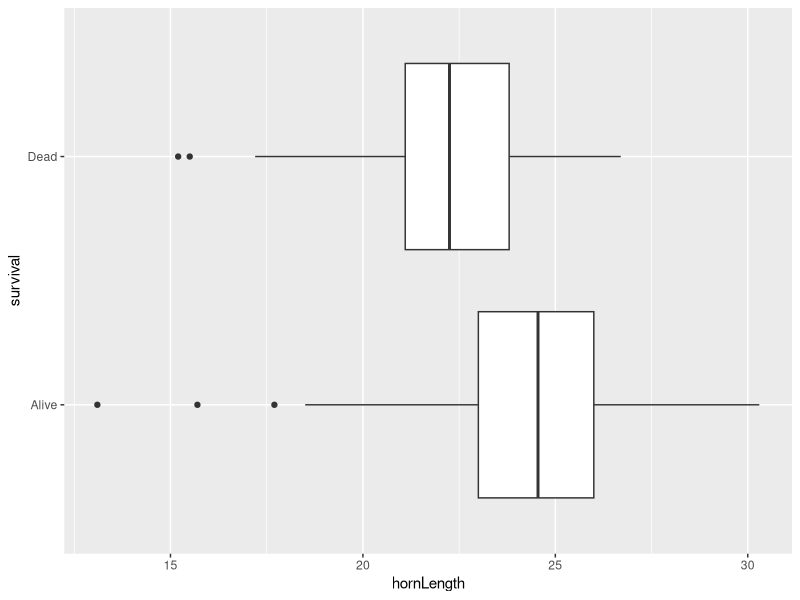
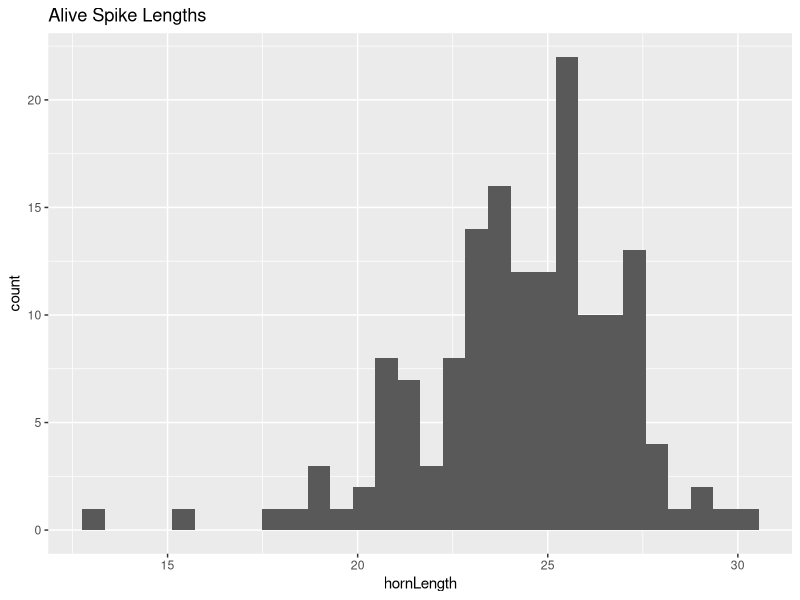
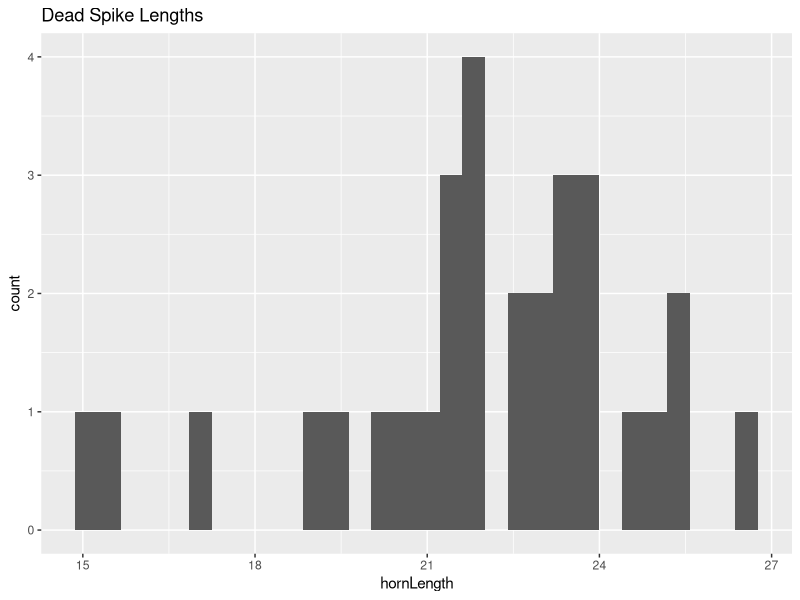
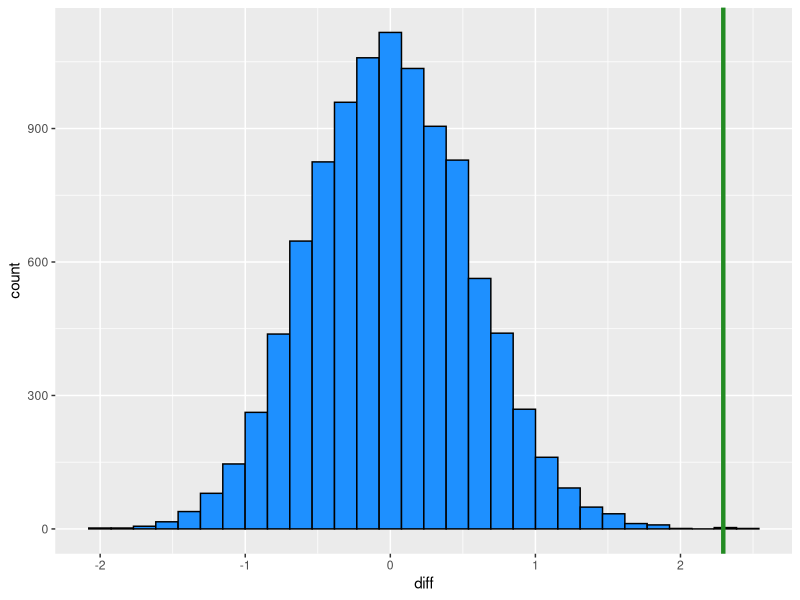
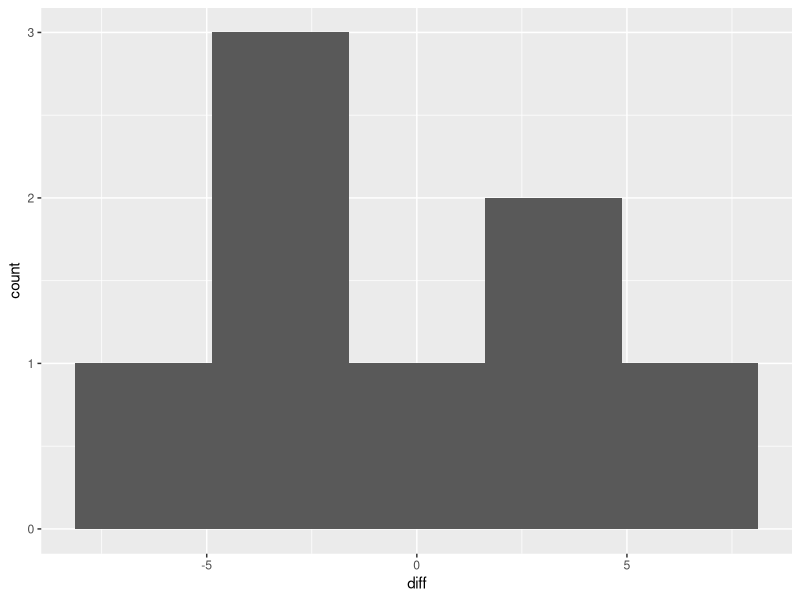

Here is the R script that generated these plots, in order:
## ---- chunk 1
knitr::opts_chunk$set(echo = TRUE, error = TRUE)
## ---- chunk 2
library(tidyverse)
## ---- chunk 3
lizards <- read_tsv("../../data/lizards.tsv")
## ---- chunk 4
ggplot(lizards, aes(x = hornLength, y = survival)) +
  geom_boxplot()
## ---- chunk 5
lizards %>%
  filter(survival == "Alive") %>%
  ggplot(aes(x = hornLength)) +
  geom_histogram() +
  labs(title = "Alive Spike Lengths")

lizards %>%
  filter(survival == "Dead") %>%
  ggplot(aes(x = hornLength)) +
  geom_histogram() +
  labs(title = "Dead Spike Lengths")
## ---- chunk 6
lizard_summary <- lizards %>%
  group_by(survival) %>%
  summarize(xbar = mean(hornLength),
            sd = sd(hornLength),
            n = n())

lizard_summary
## ---- chunk 7
xbar1 <- lizard_summary$xbar[1]
xbar2 <- lizard_summary$xbar[2]

s1 <- lizard_summary$sd[1]
s2 <- lizard_summary$sd[2]

n1 <- lizard_summary$n[1]
n2 <- lizard_summary$n[2]


xbar1 - xbar2
## ---- chunk 8
se <- sqrt(s1^2/n1 + s2^2/n2)

test_stat <- (xbar1 - xbar2 - 0) / se
## ---- chunk 9
w_numer <- (s1^2/n1 + s2^2/n2)^2
w_denom <- (s1^4/(n1^2*(n1-1)) + s2^4/(n2^2*(n2-1)))

w <- w_numer / w_denom
## ---- chunk 10
pt(test_stat, df = w, lower.tail = F)
## ---- chunk 11
2*pt(test_stat, df = w, lower.tail = F)
## ---- chunk 12
alive_lizards <- lizards %>% filter(survival == "Alive")
dead_lizards <- lizards %>% filter(survival == "Dead")

t.test(alive_lizards$hornLength, dead_lizards$hornLength,
       conf.level = 0.99)

t.test(alive_lizards$hornLength, dead_lizards$hornLength,
       conf.level = 0.99, alternative = "greater")
## ---- chunk 13
cv <- qt(0.995, df = w)
se <- sqrt( s1^2/n1 + s2^2/n2 )

c(xbar1-xbar2 - cv*se, xbar1-xbar2 + cv*se)
## ---- chunk 14
# Reverse order of subtraction: mean(dead) - mean(alive)

c(xbar2-xbar1 - cv*se, xbar2-xbar1 + cv*se)
## ---- chunk 15
lizard_summary
## ---- chunk 16
s1 / s2
## ---- chunk 17
s_p <- sqrt( (s1^2*(n1-1) + s2^2*(n2-1)) / (n1 + n2 - 2) )
## ---- chunk 18
test_stat <- (xbar1 - xbar2 - 0) / (s_p*sqrt(1/n1 + 1/n2))
## ---- chunk 19
pt(test_stat, df = n1 + n2 - 2, lower.tail = F)
## ---- chunk 20
alive_lizards <- lizards %>% filter(survival == "Alive")
dead_lizards <- lizards %>% filter(survival == "Dead")

# Equal variances T test, two-sided
t.test(alive_lizards$hornLength, dead_lizards$hornLength,
       conf.level = 0.99,
       var.equal = T)

# Equal variances T test, one-sided
t.test(alive_lizards$hornLength, dead_lizards$hornLength,
       conf.level = 0.99, alternative = "greater",
       var.equal = T)
## ---- chunk 21
se <- (s_p*sqrt(1/n1 + 1/n2))
cv <- qt(0.995, df = n1 + n2 - 2)

c(xbar1 - xbar2 - cv*se, xbar1 - xbar2 + cv*se)
## ---- chunk 22
new_data <- function(data, n) {
  sample_n(data, size = n, replace = TRUE)
}
## ---- chunk 23
new_alive_xbar <- mean(new_data(lizards, 154)$hornLength)
new_dead_xbar <- mean(new_data(lizards, 30)$hornLength)

new_alive_xbar - new_dead_xbar
## ---- chunk 24
mean_diffs <- tibble(
  run = 1:10000,
  alive = replicate(10000,
                    mean(new_data(lizards, 154)$hornLength) ),
  dead = replicate(10000,
                    mean(new_data(lizards, 30)$hornLength) ),
  diff = alive - dead
)
## ---- chunk 25
ggplot(mean_diffs, aes(x = diff)) +
  geom_histogram(fill = "dodgerblue", color = "black") +
  geom_vline(xintercept = 2.295,
             color = "forestgreen", linewidth = 1.5)
## ---- chunk 26
mean(mean_diffs$diff > 2.295)
## ---- chunk 27
standard <- c(81, 87, 86, 59, 66, 70, 73, 92)
varied <- c(78, 91, 79, 65, 67, 72, 71, 96)
## ---- chunk 28
diff <- standard - varied

ggplot(mapping = aes(x = diff)) +
  geom_histogram(bins = 5)
## ---- chunk 29
xbar <- mean(diff)
s <- sd(diff)
n <- length(diff)

test_stat <- (xbar - 0) / (s/sqrt(n))
## ---- chunk 30
2*pt(test_stat, df = n-1)
## ---- chunk 31
t.test(diff, conf.level = 0.95)

t.test(standard, varied, conf.level = 0.95,
       paired = T)
